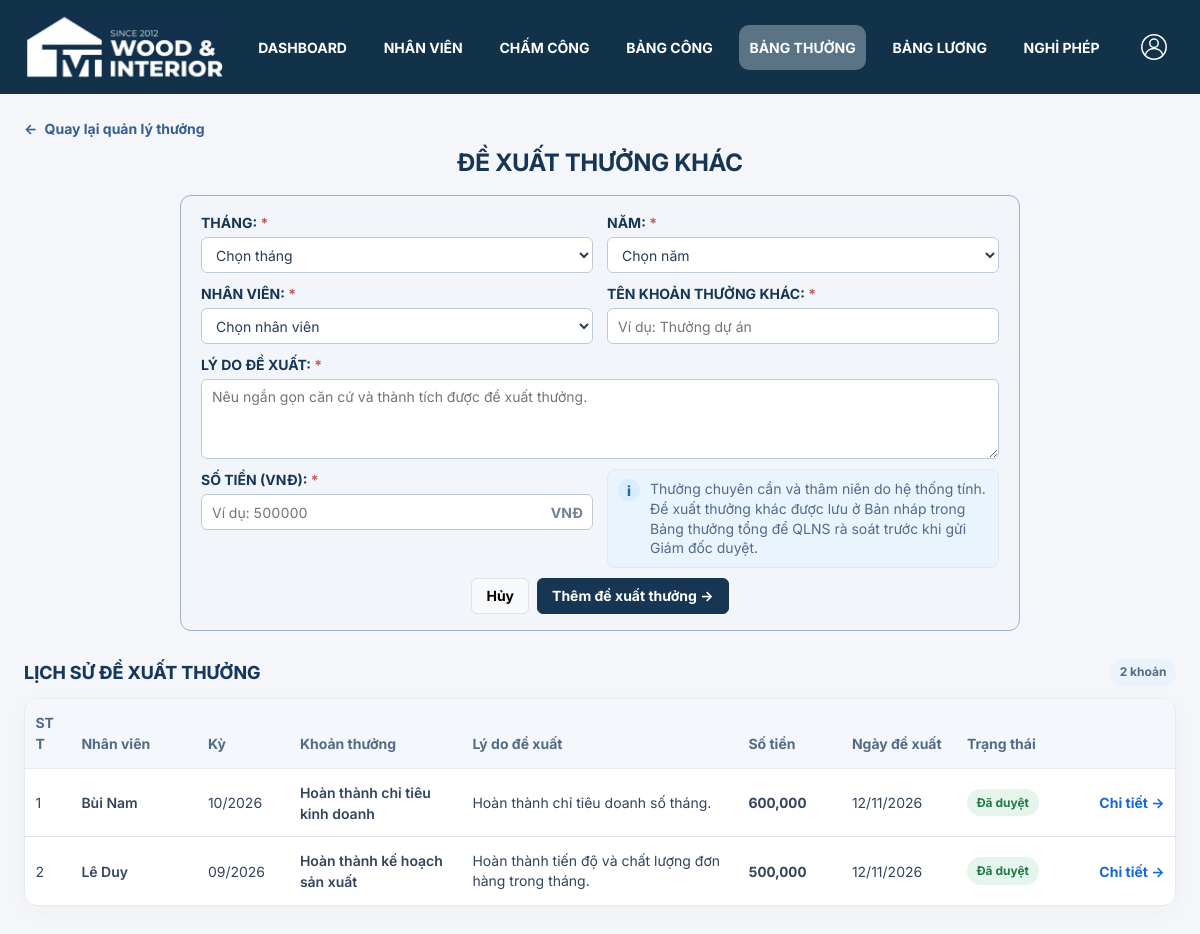
The page /thuong/propose/ (signed in) on the database its author committed.
### thuong/models.py (models this page shows, shortened)
class Bonus(models.Model):
    TYPES = [
        ('attendance', 'Thưởng chuyên cần'),
        ('seniority', 'Thưởng thâm niên'),
        ('other', 'Thưởng khác'),
    ]
    STATUSES = [
        ('draft', 'Bản nháp'),
        ('pending', 'Chờ duyệt'),
        ('approved', 'Đã duyệt'),
        ('rejected', 'Từ chối'),
    ]
    employee = models.ForeignKey('employees.Employee', on_delete=models.PROTECT)
    month = models.PositiveSmallIntegerField(validators=[MinValueValidator(1), MaxValueValidator(12)])
    year = models.PositiveSmallIntegerField(validators=[MinValueValidator(2000), MaxValueValidator(2100)])
    name = models.CharField('Khoản thưởng', max_length=150)
    bonus_type = models.CharField('Loại thưởng', max_length=20, choices=TYPES, default='other')
    reason = models.TextField('Lý do')
    proposed_by = models.ForeignKey(settings.AUTH_USER_MODEL, null=True, blank=True, on_delete=models.PROTECT, related_name='bonus_proposals')
    proposed_at = models.DateTimeField(blank=False, null=True)
    amount = models.DecimalField('Số tiền', max_digits=16, decimal_places=2, validators=[MinValueValidator(0)])
    status = models.CharField('Trạng thái', max_length=10, choices=STATUSES, default='pending')
    rejection_reason = models.TextField('Lý do từ chối', blank=True)
    approved_by = models.ForeignKey(settings.AUTH_USER_MODEL, null=True, blank=True,
                                    on_delete=models.PROTECT)
    approved_at = models.DateTimeField(null=True, blank=True)

### nhan_vien/models.py (models this page shows, shortened)
class Employee(models.Model):
    GENDER_CHOICES = [('Nam', 'Nam'), ('Nữ', 'Nữ')]
    EMPLOYMENT_STATUS_CHOICES = [
        ('Đang làm việc', 'Đang làm việc'),
        ('Tạm nghỉ', 'Tạm nghỉ'),
        ('Đã nghỉ việc', 'Đã nghỉ việc'),
    ]
    code = models.CharField('Mã nhân viên', max_length=25, unique=True)
    full_name = models.CharField('Họ tên', max_length=255)
    user = models.OneToOneField(settings.AUTH_USER_MODEL, on_delete=models.PROTECT,
                               related_name='employee', verbose_name='Tài khoản')
    department = models.ForeignKey(Department, on_delete=models.PROTECT, verbose_name='Phòng ban')
    position = models.ForeignKey('Position', null=True, blank=True, on_delete=models.SET_NULL,
                                 related_name='employees', verbose_name='Chức vụ')
    avatar = models.FileField('Ảnh đại diện', upload_to='employees/avatars/', blank=True,
                              validators=[FileExtensionValidator(['jpg', 'jpeg', 'png', 'webp'])])
    national_id = models.CharField('CCCD', max_length=12, null=True, blank=True, unique=True)
    gender = models.CharField('Giới tính', max_length=10, choices=GENDER_CHOICES, blank=True)
    date_of_birth = models.DateField('Ngày sinh', null=True, blank=True)
    phone = models.CharField('Số điện thoại', max_length=15, null=True, blank=True, unique=True)
    address = models.CharField('Địa chỉ', max_length=255, blank=True)
    hire_date = models.DateField('Ngày vào làm')
    base_salary = models.DecimalField('Lương cơ bản', max_digits=16, decimal_places=2,
                                     validators=[MinValueValidator(0)])
    payroll_settings = models.JSONField('Thiết lập tính lương dùng chung', null=True, blank=True, default=None)
    is_active = models.BooleanField('Đang làm việc', default=True)
    employment_status = models.CharField('Trạng thái nhân viên', max_length=30,
                                         choices=EMPLOYMENT_STATUS_CHOICES,
                                         default='Đang làm việc')
    class Meta:
        ordering = ['code']
        db_table = 'Ho_so_ca_nhan'

### thuong/views.py (the view, shortened to what this page needs)
# urls.py: path('propose/', propose, name='propose'),
@login_required
def propose(request):
    if not has_role(request.user, HR, MANAGER):
        return access_denied(request)
    form = BonusProposalForm(request.user, request.POST or None)
    history = complete_bonus_records(Bonus.objects.select_related('employee__department').filter(
        employee__in=visible_employees(request.user), proposed_by=request.user,
        bonus_type='other')).order_by('-proposed_at', '-pk')
    return render(request, 'bonuses/propose.html', {'form': form, 'history': history})

### bang_luong/templatetags/payroll_display.py (called while the page is built)
@register.filter
def money(value):
    try:
        amount = Decimal(str(value))
        if not amount.is_finite():
            return '—'
        return format(amount.quantize(Decimal('1'), rounding=ROUND_HALF_UP), ',.0f')
    except (InvalidOperation, TypeError, ValueError):
        return '—'

### nhan_vien/access.py (called while the page is built)
def has_role(user, *roles):
    return user.is_authenticated and (user.is_superuser or user.groups.filter(name__in=roles).exists())

def visible_employees(user):
    employees = Employee.objects.select_related('department', 'user')
    if has_role(user, HR, DIRECTOR):
        return employees
    if has_role(user, MANAGER):
        return employees.filter(department__manager__user=user)
    return employees.filter(user=user)

### nhan_vien/templatetags/access_tags.py (called while the page is built)
@register.simple_tag
def role_allowed(user, *roles):
    return has_role(user, *roles)

### thuong/models.py (called while the page is built)
def complete_bonus_records(rows):
    return rows.filter(
        Q(bonus_type__in=['attendance', 'seniority']) |
        Q(bonus_type='other', name__gt='', reason__gt='', proposed_at__isnull=False)
    )

### templates/bonuses/propose.html (shortened to what this page needs)
{% extends 'base.html' %}{% load payroll_display %}
{% block content %}
<div class="proposal-wrap">
  <a href="{% url 'thuong:list' %}" class="proposal-back"><span aria-hidden="true">←</span> Quay lại quản lý thưởng</a>
  <section class="proposal-card mt-2">
    <header class="proposal-top">
      <div>
        <h1 class="h3 fw-bold mt-2 mb-2">{% if editing_rejected %}S&#7917;a kho&#7843;n th&#432;&#7903;ng kh&#225;c{% else %}&#272;&#7873; xu&#7845;t th&#432;&#7903;ng kh&#225;c{% endif %}</h1>
      </div>
    </header>
    <div class="proposal-body">
      <form method="post">
        <div class="proposal-fields">
          {% for field in form %}
          <div class="proposal-field proposal-field-{{ field.name }}">
            {{ field.label_tag }}
            {% if field.name == 'amount' %}<div class="proposal-money">{{ field }}<span>VNĐ</span></div>{% else %}{{ field }}{% endif %}
          </div>
          {% endfor %}
          <div class="proposal-note"><span class="proposal-note-icon" aria-hidden="true">i</span><span>Thưởng chuyên cần và thâm niên do hệ thống tính. Đề xuất thưởng khác được lưu ở Bản nháp trong Bảng thưởng tổng để QLNS rà soát trước khi gửi Giám đốc duyệt.</span></div>
        </div>
        <div class="proposal-actions">
          <a class="btn btn-light border" href="{% url 'thuong:list' %}">Hủy</a>
          <button class="btn btn-primary" type="submit">{% if editing_rejected %}L&#432;u &#273;&#7873; xu&#7845;t th&#432;&#7903;ng{% else %}Th&#234;m &#273;&#7873; xu&#7845;t th&#432;&#7903;ng{% endif %} <span aria-hidden="true">&#8594;</span></button>
        </div>
      </form>
    </div>
  </section>
  <div class="history-heading"><h2>LỊCH SỬ ĐỀ XUẤT THƯỞNG</h2><span class="history-count">{{ history|length }} khoản</span></div>
  <section class="history-card table-responsive">
    <table class="table table-hover align-middle">
      <thead><tr><th>STT</th><th>Nhân viên</th><th>Kỳ</th><th>Khoản thưởng</th><th>Lý do đề xuất</th><th>Số tiền</th><th>Ngày đề xuất</th><th>Trạng thái</th><th></th></tr></thead>
      <tbody>
        {% for row in history %}
        <tr>
          <td data-label="STT">{{ forloop.counter }}</td>
          <td data-label="Nhân viên" class="fw-semibold">{{ row.employee.full_name }}</td>
          <td data-label="Kỳ">{{ row.month|stringformat:'02d' }}/{{ row.year }}</td>
          <td data-label="Khoản thưởng" class="fw-semibold">{{ row.name }}</td>
          <td data-label="Lý do đề xuất" class="history-reason">{{ row.reason }}</td>
          <td data-label="Số tiền" class="history-amount">{{ row.amount|money }}</td>
          <td data-label="Ngày đề xuất">{{ row.proposed_at|date:'d/m/Y' }}</td>
          <td data-label="Trạng thái"><span class="history-status {{ row.status }}">{% if row.status == 'draft' %}Bản nháp{% elif row.status == 'pending' %}Chờ duyệt{% elif row.status == 'approved' %}Đã duyệt{% else %}Từ chối{% endif %}</span></td>
          <td class="text-end"><a class="history-link" href="{% url 'thuong:detail' row.employee_id row.year row.month %}">Chi tiết →</a></td>
        </tr>
        {% empty %}<tr><td colspan="9" class="text-center text-secondary py-4">Chưa có đề xuất nào.</td></tr>{% endfor %}
      </tbody>
    </table>
  </section>
</div>
{% endblock %}

### static/css/navigation.css (style rules this page uses)
:root { --at-navy:#142f55; --at-gold:#ce9920; --at-muted:#7f8ba0; --at-line:#e0e6ee }
body { background:#f5f6f9; color:#22324b; font-family:Arial,"Segoe UI",sans-serif }

### static/css/typography.css (style rules this page uses)
:root { --tvt-font: "Inter", system-ui, sans-serif; --tvt-text: 14px; --tvt-page-title: 24px; --tvt-section-title: 18px; --tvt-number: 20px; --tvt-caption: 12px; --font-family-primary: var(--tvt-font); }
body { font-family: var(--tvt-font) !important; font-size: var(--tvt-text) !important; line-height: 1.5; font-optical-sizing: auto; -webkit-font-smoothing: antialiased; }
body :where(*:not(svg, svg *, [aria-hidden="true"], [aria-hidden="true"] *, .tvt-clock)) { font-family: var(--tvt-font) !important; font-size: inherit !important; }
body :is(h1, .h1, .bm-title, .bp-title, .bd-title, .pr-title, .tvt-main-title), body .pr-slip-period h2 { font-size: var(--tvt-page-title) !important; font-weight: 700; line-height: 1.35 !important; letter-spacing: normal !important; overflow-wrap: anywhere; }
body :is(h2, h3, h4, h5, h6, legend) { font-size: var(--tvt-section-title) !important; line-height: 1.4 !important; letter-spacing: normal !important; overflow-wrap: anywhere; }
body :is(table, th, td, caption, label, input, select, textarea, button, .btn, .button, .at-navlinks a, .at-account button, .record-scope a, .pr-button, .at-button, .employee-button, .leave-button, .tvt-punch-button, .submit-row a, .paginator, .actions) { font-size: var(--tvt-text) !important; }
body :is(input, select, textarea, button, .btn, .button, .pr-button, .at-button, .employee-button, .leave-button) { font-family: var(--tvt-font) !important; line-height: 1.4 !important; }
body :is(small, .small, .help, .helptext, .form-text, .help-block, .eyebrow, .home-eyebrow, .dp-eyebrow, .tvt-eyebrow, .tvt-card-mark span, .leave-eyebrow, .leave-step, .proposal-eyebrow, .at-day-eyebrow, .db-note, .db-list-footer, .dp-footer, .dp-back, .dp-card-heading p, .at-breadcrumb, .at-muted, .pr-muted, .pr-draft, .pr-approval-note, .pr-input-summary, .pr-input-notice, .pr-source-details, .filter-note, .employee-list-meta, .leave-help, .leave-field-error, .proposal-field-help, .proposal-field-error, .tvt-checkin-footnote, .tvt-period-note, .tvt-overtime-note, .tvt-working-status, .status-pill, .at-pill, .bm-status, .bp-status, .history-status, .history-count, .leave-status, .code) { font-size: var(--tvt-caption) !important; line-height: 1.5 !important; letter-spacing: normal !important; }
body :is(.home-welcome, .employee-heading, .at-person, .pr-slip-employee, .at-account-heading, .leave-sheet-details, .proposal-note) { min-width: 0; overflow-wrap: anywhere; }
body :is(#nav-sidebar a, .sidebar a, .nav-sidebar a, .breadcrumbs, button, .btn, .button, .pr-button, .at-button, .employee-button, .leave-button) { overflow-wrap: anywhere; }
body :is(.at-table-wrap, .pr-table-wrap, .bm-table-wrap, .dp-table-scroll, .table-responsive, #changelist-form .results) { overflow-x: auto; }

### templates/base.html (style rules this page uses)
body { background:#f4f6fa;color:#182438 }
.table { white-space:nowrap }
input,select,textarea { max-width:100%;padding:.45rem;border:1px solid #bbc6d2;border-radius:.35rem }
label { margin-right:.4rem }
textarea { display:block;width:100%;height:80px }

### rows shown on the page
Bonus: employee.full_name "Bùi Nam", month "10", year "2026", name "Hoàn thành chỉ tiêu kinh doanh", reason "Hoàn thành chỉ tiêu doanh số tháng.", amount "600,000", proposed_at "12/11/2026", status "Đã duyệt"
Bonus: employee.full_name "Lê Duy", month "09", year "2026", name "Hoàn thành kế hoạch sản xuất", reason "Hoàn thành tiến độ và chất lượng đơn hàng trong tháng.", amount "500,000", proposed_at "12/11/2026", status "Đã duyệt"

### other values the page prints
{{ field.label_tag }} "THÁNG:" "NĂM:" "NHÂN VIÊN:" "TÊN KHOẢN THƯỞNG KHÁC:" "LÝ DO ĐỀ XUẤT:" "SỐ TIỀN (VNĐ):"
{{ history|length }} "2"
